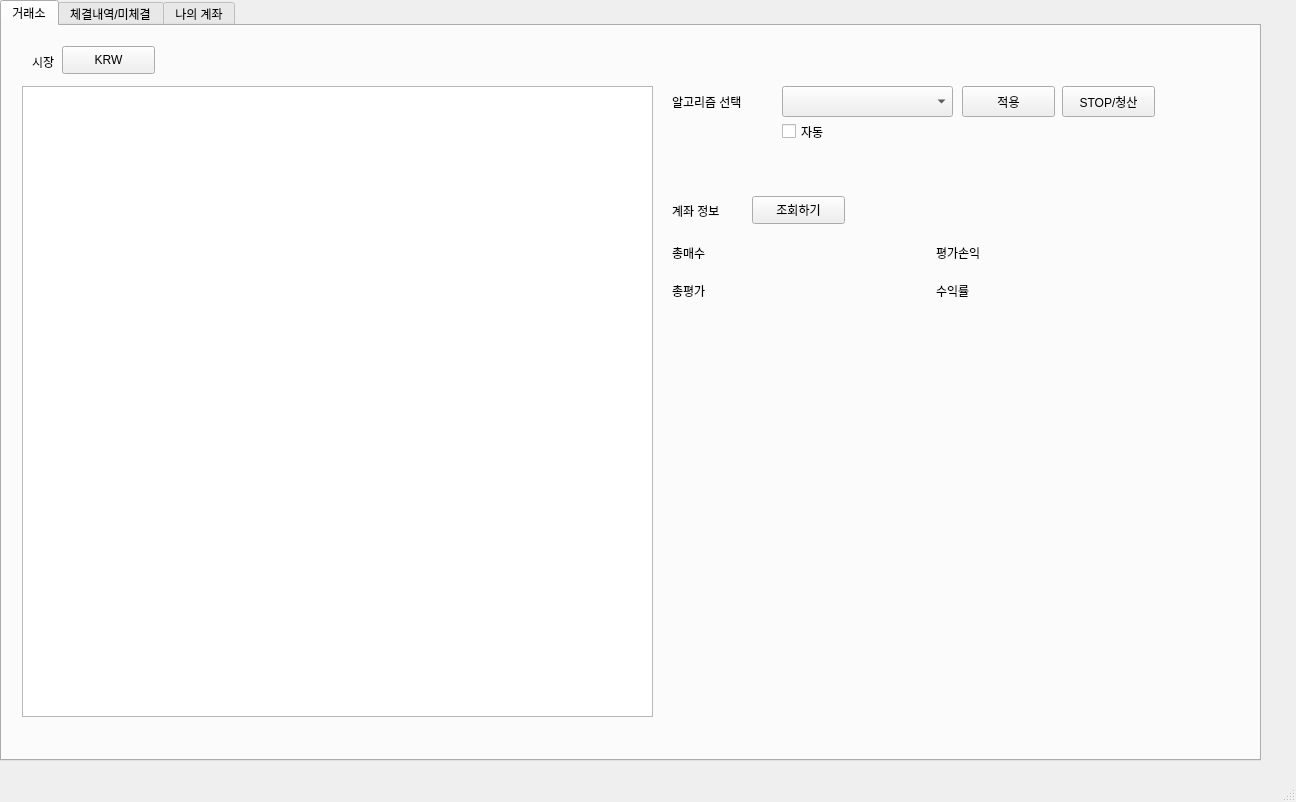
<?xml version="1.0" encoding="UTF-8"?>
<ui version="4.0">
 <class>MainWindow</class>
 <widget class="QMainWindow" name="MainWindow">
  <property name="geometry">
   <rect>
    <x>0</x>
    <y>0</y>
    <width>1296</width>
    <height>802</height>
   </rect>
  </property>
  <property name="windowTitle">
   <string>MainWindow</string>
  </property>
  <widget class="QWidget" name="centralwidget">
   <widget class="QTabWidget" name="tabWidget">
    <property name="geometry">
     <rect>
      <x>0</x>
      <y>0</y>
      <width>1261</width>
      <height>761</height>
     </rect>
    </property>
    <property name="currentIndex">
     <number>0</number>
    </property>
    <widget class="QWidget" name="tab">
     <attribute name="title">
      <string>거래소</string>
     </attribute>
     <widget class="QPushButton" name="pushButton">
      <property name="geometry">
       <rect>
        <x>60</x>
        <y>20</y>
        <width>93</width>
        <height>28</height>
       </rect>
      </property>
      <property name="text">
       <string>KRW</string>
      </property>
     </widget>
     <widget class="QComboBox" name="comboBox">
      <property name="geometry">
       <rect>
        <x>780</x>
        <y>60</y>
        <width>171</width>
        <height>31</height>
       </rect>
      </property>
     </widget>
     <widget class="QLabel" name="label">
      <property name="geometry">
       <rect>
        <x>30</x>
        <y>20</y>
        <width>31</width>
        <height>31</height>
       </rect>
      </property>
      <property name="text">
       <string>시장</string>
      </property>
     </widget>
     <widget class="QLabel" name="label_2">
      <property name="geometry">
       <rect>
        <x>670</x>
        <y>60</y>
        <width>101</width>
        <height>31</height>
       </rect>
      </property>
      <property name="text">
       <string>알고리즘 선택</string>
      </property>
     </widget>
     <widget class="QPushButton" name="pushButton_2">
      <property name="geometry">
       <rect>
        <x>960</x>
        <y>60</y>
        <width>93</width>
        <height>31</height>
       </rect>
      </property>
      <property name="text">
       <string>적용</string>
      </property>
     </widget>
     <widget class="QPushButton" name="pushButton_3">
      <property name="geometry">
       <rect>
        <x>1060</x>
        <y>60</y>
        <width>93</width>
        <height>31</height>
       </rect>
      </property>
      <property name="text">
       <string>STOP/청산</string>
      </property>
     </widget>
     <widget class="QWidget" name="horizontalLayoutWidget">
      <property name="geometry">
       <rect>
        <x>670</x>
        <y>210</y>
        <width>521</width>
        <height>71</height>
       </rect>
      </property>
      <layout class="QHBoxLayout" name="horizontalLayout">
       <item>
        <layout class="QVBoxLayout" name="verticalLayout_2">
         <item>
          <widget class="QLabel" name="label_3">
           <property name="text">
            <string>총매수</string>
           </property>
          </widget>
         </item>
         <item>
          <widget class="QLabel" name="label_4">
           <property name="text">
            <string>총평가</string>
           </property>
          </widget>
         </item>
        </layout>
       </item>
       <item>
        <layout class="QVBoxLayout" name="verticalLayout_3">
         <item>
          <widget class="QLabel" name="label_5">
           <property name="text">
            <string>평가손익</string>
           </property>
          </widget>
         </item>
         <item>
          <widget class="QLabel" name="label_6">
           <property name="text">
            <string>수익률</string>
           </property>
          </widget>
         </item>
        </layout>
       </item>
      </layout>
     </widget>
     <widget class="QTableWidget" name="tableWidget">
      <property name="geometry">
       <rect>
        <x>20</x>
        <y>60</y>
        <width>631</width>
        <height>631</height>
       </rect>
      </property>
     </widget>
     <widget class="QLabel" name="label_7">
      <property name="geometry">
       <rect>
        <x>670</x>
        <y>174</y>
        <width>64</width>
        <height>21</height>
       </rect>
      </property>
      <property name="text">
       <string>계좌 정보</string>
      </property>
     </widget>
     <widget class="QPushButton" name="pushButton_4">
      <property name="geometry">
       <rect>
        <x>750</x>
        <y>170</y>
        <width>93</width>
        <height>28</height>
       </rect>
      </property>
      <property name="text">
       <string>조회하기</string>
      </property>
     </widget>
     <widget class="QCheckBox" name="checkBox">
      <property name="geometry">
       <rect>
        <x>780</x>
        <y>90</y>
        <width>96</width>
        <height>31</height>
       </rect>
      </property>
      <property name="text">
       <string>자동</string>
      </property>
     </widget>
    </widget>
    <widget class="QWidget" name="tab_2">
     <attribute name="title">
      <string>체결내역/미체결</string>
     </attribute>
    </widget>
    <widget class="QWidget" name="tab_3">
     <attribute name="title">
      <string>나의 계좌</string>
     </attribute>
    </widget>
   </widget>
  </widget>
  <widget class="QStatusBar" name="statusbar"/>
  <widget class="QMenuBar" name="menubar">
   <property name="geometry">
    <rect>
     <x>0</x>
     <y>0</y>
     <width>1296</width>
     <height>26</height>
    </rect>
   </property>
  </widget>
 </widget>
 <resources/>
 <connections/>
</ui>
